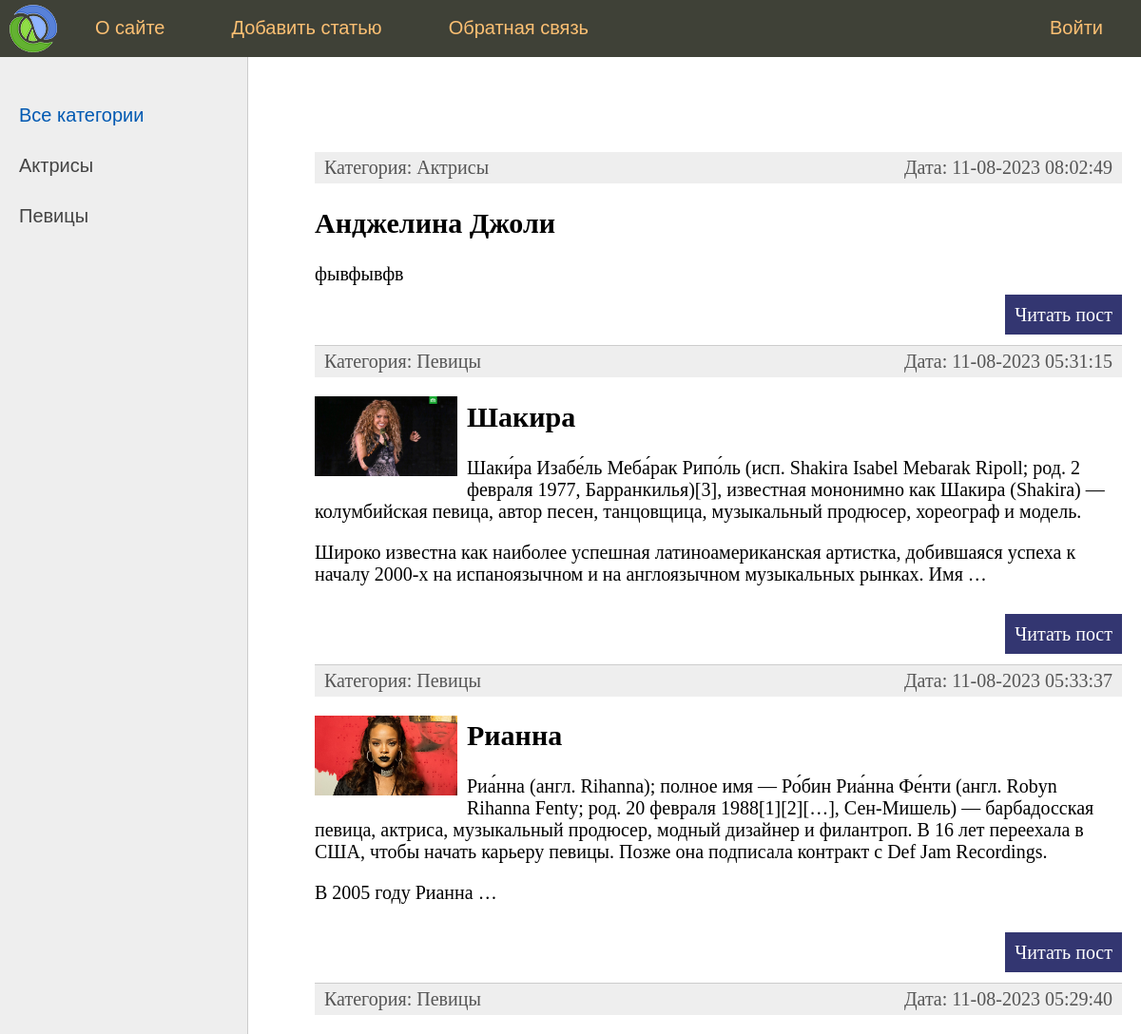
Before: / (upper part) with the older database file.
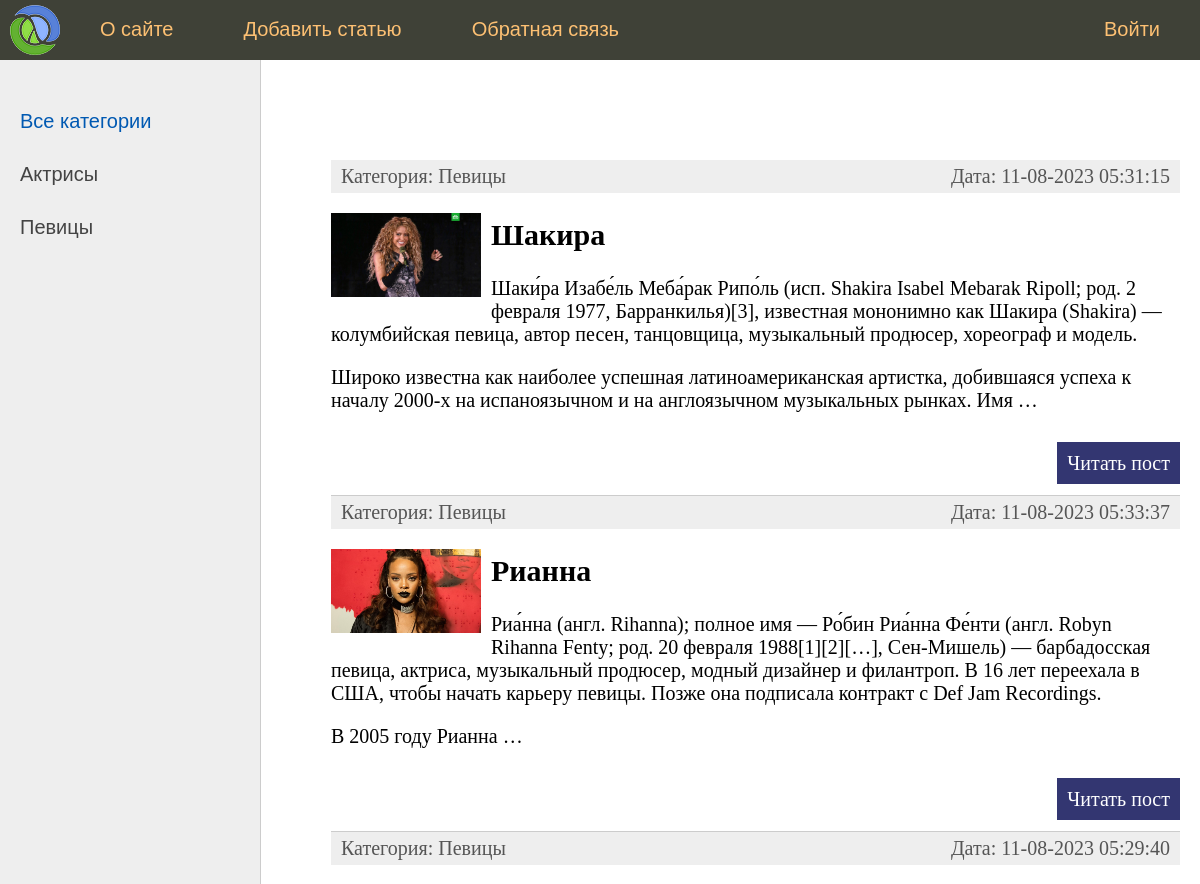
After: the same page with the newer database file.
### women/models.py (models this page shows, shortened)
class Category(models.Model):
    name = models.CharField(max_length=100, db_index=True, verbose_name='Категория')
    slug = models.SlugField(max_length=255, unique=True, db_index=True, verbose_name='URL')
    def __str__(self):
        return self.name
    def get_absolute_url(self):
        return reverse('category', kwargs={'cat_slug': self.slug})
    class Meta:
        verbose_name = 'Категория'
        verbose_name_plural = 'Категории'
        ordering = ['id']

class Women(models.Model):
    title = models.CharField(max_length=255, verbose_name='Заголовок')
    slug = models.SlugField(max_length=255, unique=True, db_index=True, verbose_name='URL')
    content = models.TextField(blank=True, verbose_name='Текст статьи')
    photo = models.ImageField(upload_to="photos/%Y/%m/%d/", blank=True, verbose_name='Фото')
    time_create = models.DateTimeField(auto_now_add=True, verbose_name='Время создания')
    time_update = models.DateTimeField(auto_now=True, verbose_name='Время изменения')
    is_published = models.BooleanField(default=True, verbose_name='Публикация')
    cat = models.ForeignKey('Category', on_delete=models.PROTECT, verbose_name='Категория')
    def get_absolute_url(self):
        return reverse('post', kwargs={'post_slug': self.slug})
    class Meta:
        verbose_name = 'Известные женщины'
        verbose_name_plural = verbose_name
        ordering = ['-time_create', 'title']

### women/views.py (the view)
# urls.py: path('', index, name='home'),
def index(request):
    posts = Women.objects.all()
    context = {
        'posts': posts,
        'menu': menu,
        'title': 'Главная страница',
        'cat_selected': 0,
    }
    return render(request, 'women/index.html', context=context)

### women/templatetags/women_tags.py (called while the page is built)
@register.inclusion_tag('women/list_ctegories.html')
def show_categories(sort=None, cat_selected=0):
    if not sort:
        cats = Category.objects.all()
    else:
        cats = Category.objects.order_by(sort)
    return {"cats": cats, "cat_selected": cat_selected}

### women/templates/women/index.html (shortened to what this page needs)
{% extends 'women/base.html' %}
{% block content %}
<ul class="list-articles">
	{% for p in posts %}
			<li>
				<div class="article-panel">
					<p class="first"> Категория: {{p.cat}} </p>
					<p class="last"> Дата: {{p.time_update|date:"d-m-Y H:i:s"}} </p>
				</div>
                {% if p.photo %}
                <p><img class="img-article-left thumb" src="{{ p.photo.url }}" alt=""> </p>
                {% endif %}
				<h2>{{p.title}}</h2>
	            {% autoescape on %}
	            {{p.content|linebreaks|truncatewords:50}}
	            {% endautoescape %}
			    <p class="link-read-post"><a href="{{ p.get_absolute_url }}">Читать пост</a></p>
			</li>
	{% endfor %}
</ul>
{% endblock %}

### women/templates/women/base.html (shortened to what this page needs)
{% load static %}
{% load women_tags %}
<!DOCTYPE html>
<html>
<head>
	<link type="text/css" href="{% static 'women/css/styles.css' %}" rel="stylesheet" />
</head>
<body>
<table class="table-page" border=0 cellpadding="0" cellspacing="0">
<tr><td valign=top>
{% block mainmenu %}
		<div class="header">
			<ul id="mainmenu" class="mainmenu">
			<li class="logo"><a href="{% url 'home' %}"><div class="logo"></div></a></li>
{% for m in menu %}
	{% if not forloop.last %}
			<li><a href="{% url m.url_name %}">{{m.title}}</a></li>
	{% else %}
			<li class="last"><a href="#">{{m.title}}</a></li>
	{% endif %}
{% endfor %}
			</ul>
		</div>
{% endblock mainmenu %}
<table class="table-content" border=0 cellpadding="0" cellspacing="0">
<tr>
	<td valign="top" class="left-chapters">
	<ul id="leftchapters">
        {% if cat_selected == 0 %}
			<li class="selected"> Все категории </li>
		{% else  %}
			<li><a href="{% url 'home' %}"> Все категории </a></li>
		{% endif %}
    {% show_categories 'name' cat_selected %}
	</ul>
</td>
<td valign="top" class="content">
	<div class="content-text">
{% block content %}
{% endblock %}
	</div>
</td></tr></table>
</td></tr>
</table>
</body>
</html>

### women/templates/women/list_ctegories.html
{% for c in cats %}
    {% if c.slug == cat_selected %}
        <li class="selected"> {{c.name}} </li>
    {% else %}
        <li><a href="{{c.get_absolute_url}}">{{c.name}}</a></li>
    {% endif %}
{% endfor %}

### women/static/women/css/styles.css (style rules this page uses)
html, body { font-family: 'Arial'; margin: 0; padding: 0; height: 100%; width: 100%; color: #444; }
a { color: #0059b2; text-decoration: none; }
img { max-width: 600px; height: auto; }
img.img-article-left { max-width: 300px; height: auto; float: left; padding: 0 10px 10px 0; }
img.img-article-left.thumb { max-width: 150px; height: auto; }
p.link-read-post { text-align: right; }
p.link-read-post a { padding: 10px; min-width: 100px; background: #333671; color: #fff; text-decoration: none; }
div.article-panel { background: #eee; padding: 5px 10px 5px 10px; box-sizing: border-box; overflow: hidden; color: #555; }
div.article-panel p.first { margin: 0; float: left; }
div.article-panel p.last { margin: 0; float: right; }
ul.list-articles { list-style: none; margin: 0; padding: 0; }
ul.list-articles li { border-bottom: 1px solid #ccc; }
.table-page { width: 100%; height: 100%; vertical-align: top; }
.table-page tr { height: 100%; }
.header { background: #3F4137; height: 60px; }
.logo { background: url('../images/logo.png') no-repeat 10px 5px; width: 70px; height: 60px; }
ul.mainmenu { list-style: none; margin: 0; padding: 0; height: 60px; color: #fdc073; font-size: 20px; overflow: hidden; }
ul.mainmenu li { float: left; margin: 18px 40px 0 30px; }
ul.mainmenu li.logo { margin: 0; }
ul.mainmenu li.last { float: right; }
ul.mainmenu li a { color: #fdc073; text-decoration: none; }
.table-content { width: 100%; min-height: 100%; height: 100%; }
.left-chapters { margin: 0; background: #eee; border-right: 1px solid #ccc; min-height: 100%; }
.left-chapters ul { width: 230px; min-height: 100%; margin: 0; padding: 20px 10px 10px 20px; list-style: none; font-size: 20px; }
.left-chapters ul li { margin: 30px 0 0 0; color: #999; }
.left-chapters ul li.selected { color: #0059b2; }
.left-chapters ul li a { color: #444; text-decoration: none; }
.content { padding: 40px 20px 20px 40px; width: 100%; box-sizing: border-box; }
.content-text { margin: 60px 0 0 30px; color: #000; font-size: 20px; font-family: Yandex Sans Display Light; }

Changed rows visible on the page:
removed Women: cat "Актрисы", time_update "11-08-2023 08:02:49", title "Анджелина Джоли", content "фывфывфв"
